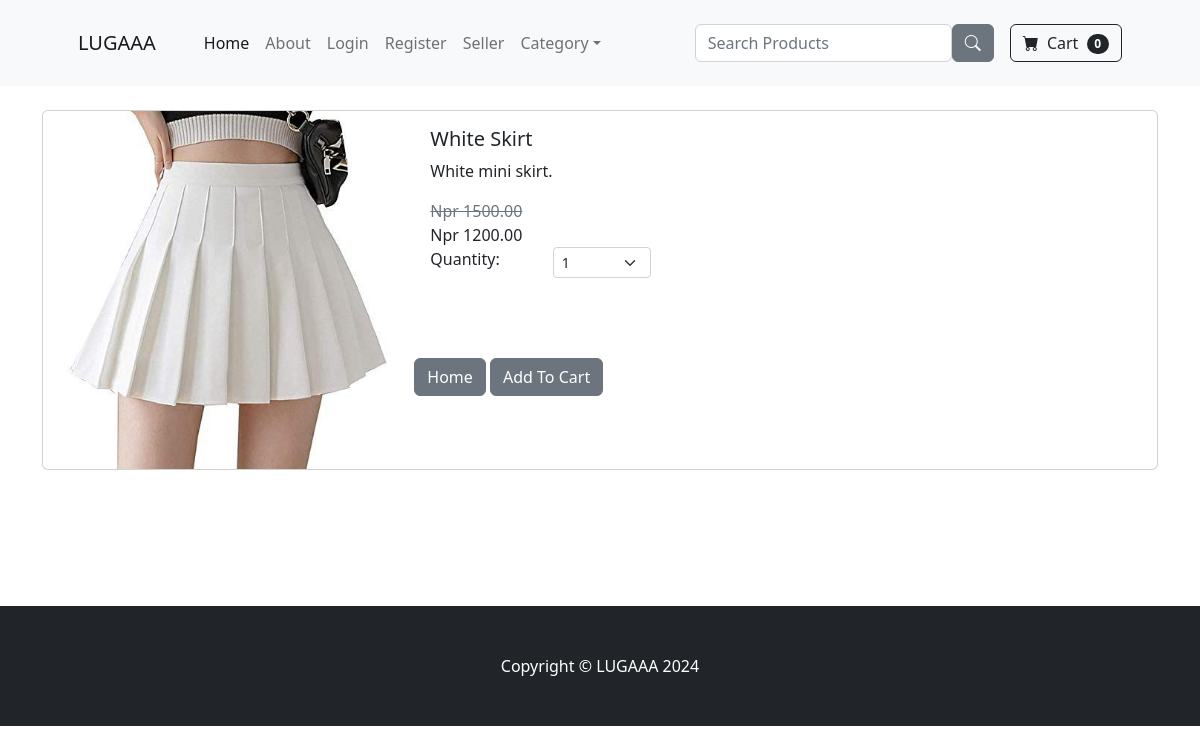
The page /product/8 on the database its author committed.
### store/models.py (models this page shows, shortened)
class Product(models.Model):
    name =  models.CharField(max_length=100)
    price =  models.DecimalField(default=0, decimal_places=2, max_digits = 8)
    category =  models.ForeignKey(Category, on_delete=models.CASCADE, null=True, blank=True)
    description =  models.CharField(max_length=250, default='', blank = True, null=True)
    image = models.ImageField(upload_to='uploads/product/')
    is_sale = models.BooleanField(default= False)
    sale_price = models.DecimalField(default=0, decimal_places=2, max_digits = 8, null=True)
    in_stock =  models.PositiveIntegerField(default=1)

### store/views.py (the view)
# urls.py: path('product/<int:pk>', views.product, name='product'),#urlpatterns for product page
def product(request, pk):
    product = Product.objects.get(id = pk)
    return render(request, 'product.html', {'product': product, })

### admin_dashboard/context_processor.py (called while the page is built)
def order_notify(request):
    order = Order.objects.filter(status = 'Pending').count()
    return  {'notification_count': order}

### cart/cart.py (called while the page is built)
    def __len__(self):
        return len(self.cart)

### cart/context_processor.py (called while the page is built)
def cart(request):
    return {'cart': Cart(request)}

### store/context_processor.py (called while the page is built)
def user_order_notify(request):
    user = request.user.pk
    order = Order.objects.filter(user = user, status = 'Pending').count()
    return  {'user_order_count': order}

### store/templates/product.html (shortened to what this page needs)
{% extends 'base.html' %}
{% block content %}
<div class = "container">
    <div class="card mb-3">
        <div class="row g-0">
          <div class="col-md-4">
            <img src="{{ product.image.url }}" class="img-fluid rounded-start" alt="...">
          </div>
          <div class="col-md-8">
            <div class="card-body">
              <h5 class="card-title">{{product.name}}</h5>
              <p class="card-text">{{product.description}}</p>
              {% if product.is_sale %}
            <span class="text-muted text-decoration-line-through">Npr {{product.price}}</span><br>
            Npr {{product.sale_price}}
            {% else %}
            Price: NPR {{product.price}}
            {% endif %}
          <div class = "row justify-content">
            <div class = "col-md-2">Quantity: </div>
            <div class = "col-md-2">
            <select class="form-select form-select-sm" id="qty-cart">
                        <option value="1">1</option>
                      </select>
                    </div>
                    </div>
              </div>
              <br><br>
              <a href="{% url 'home' %}" class = "btn btn-secondary">Home</a>
              <button class="btn btn-secondary" value = "{{ product.id }}" id="add-cart">Add To Cart</button>
            </div>
          </div>
        </div>
      </div>
{% endblock %}

### rows shown on the page
Product: image (picture), name "White Skirt", description "White mini skirt.", price "1500.00", sale_price "1200.00"

### other values the page prints
{{ cart|length }} "0"
